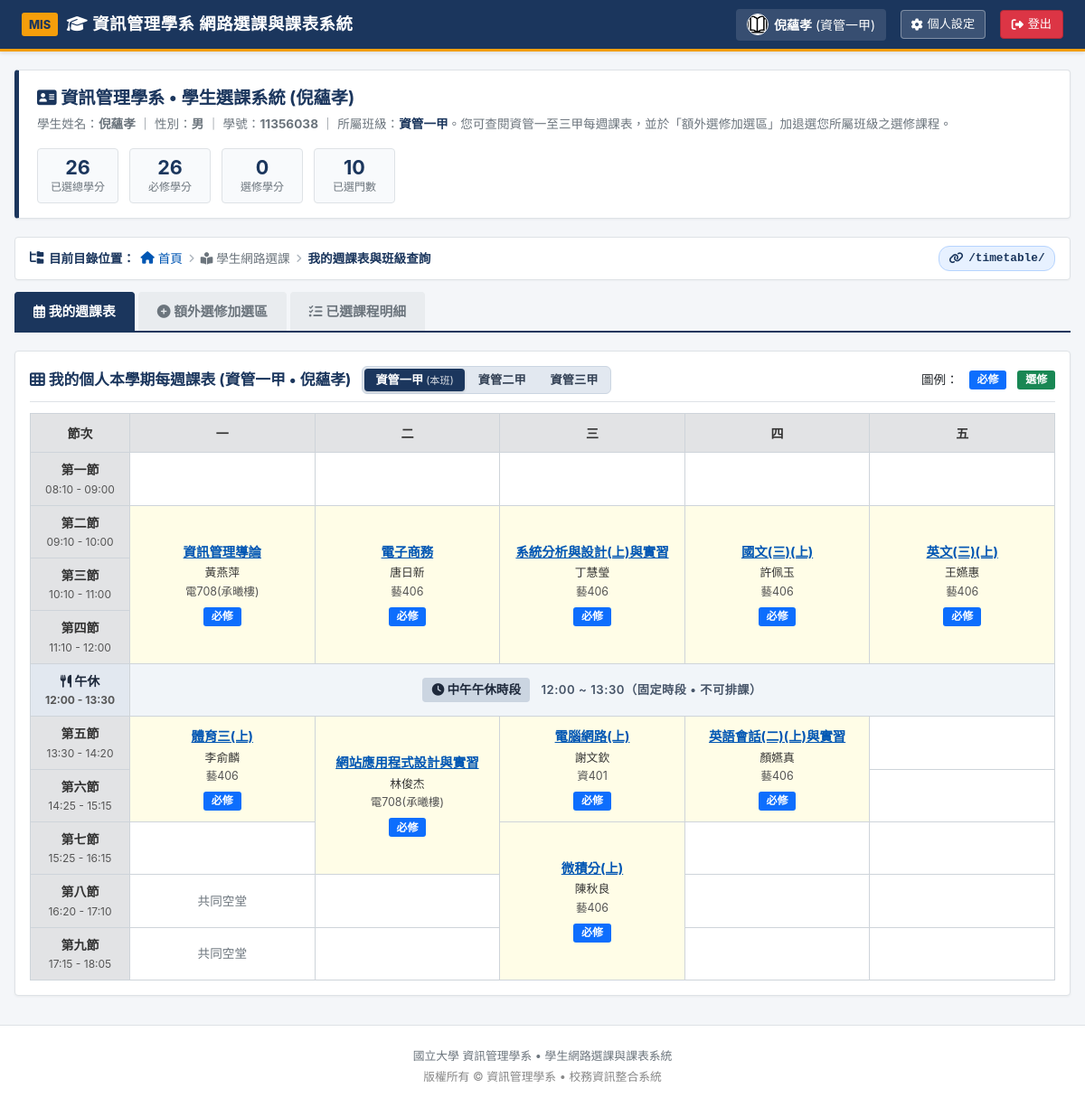
/ (signed in), run on an earlier commit of the app's database.
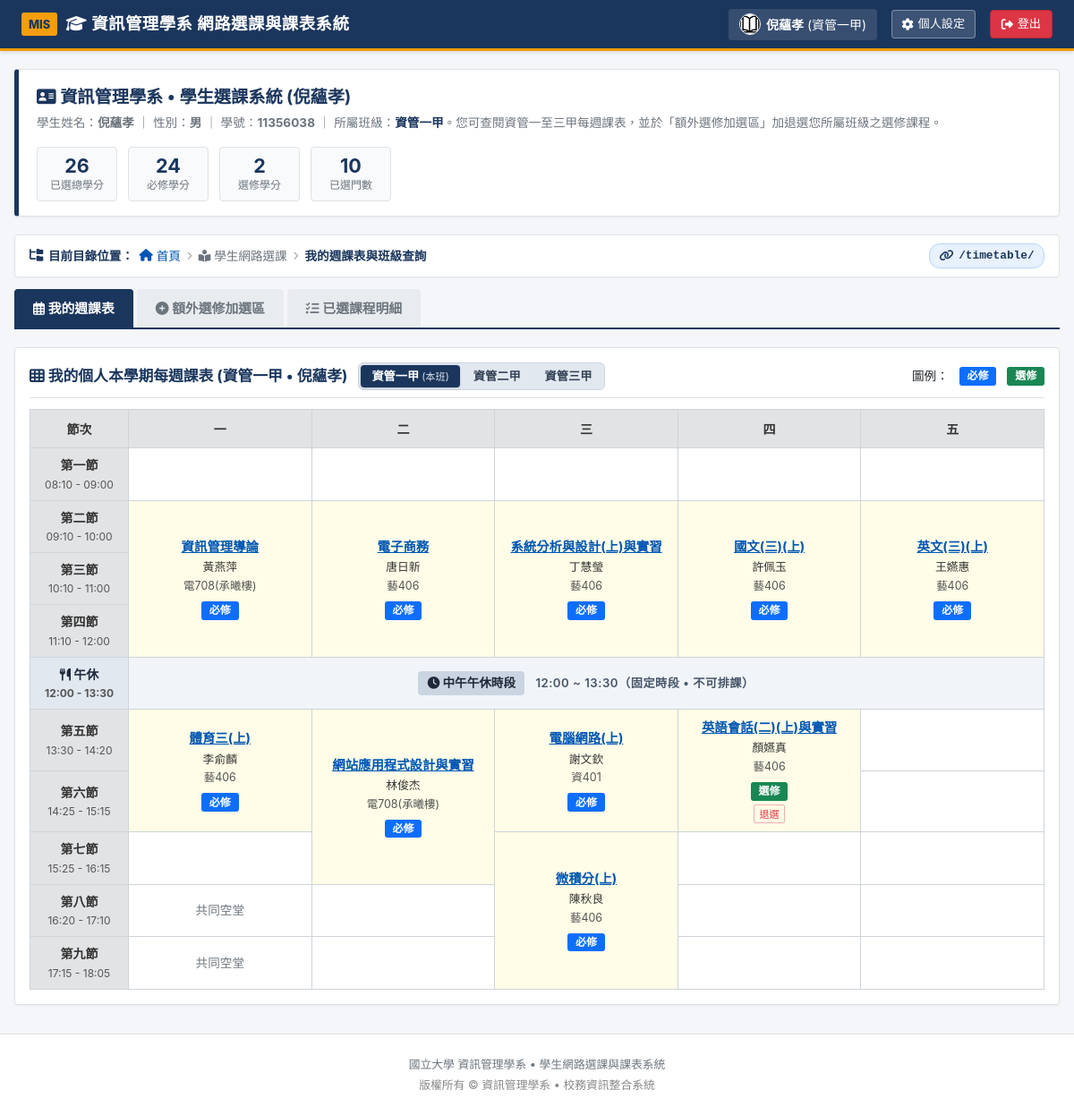
And on a later commit of the database.
### pages/models.py (models this page shows, shortened)
class Course(models.Model):
    CATEGORY_CHOICES = [
        ('REQUIRED', '必修'),
        ('ELECTIVE', '選修'),
    ]
    DAY_CHOICES = [
        (1, '星期一'),
        (2, '星期二'),
        (3, '星期三'),
        (4, '星期四'),
        (5, '星期五'),
    ]
    CLASS_CHOICES = [
        ('資管一甲', '資管一甲'),
        ('資管二甲', '資管二甲'),
        ('資管三甲', '資管三甲'),
        ('ALL', '全系/不限班級'),
    ]
    code = models.CharField(max_length=20, unique=True, verbose_name="課程代碼")
    name = models.CharField(max_length=100, verbose_name="課程名稱")
    teacher = models.CharField(max_length=50, verbose_name="授課教師")
    teacher_user = models.ForeignKey(User, null=True, blank=True, on_delete=models.SET_NULL, related_name='taught_courses', verbose_name="授課教師帳號")
    classroom = models.CharField(max_length=50, verbose_name="上課教室")
    credits = models.PositiveIntegerField(default=2, verbose_name="學分數")
    category = models.CharField(max_length=10, choices=CATEGORY_CHOICES, default='ELECTIVE', verbose_name="課程屬性")
    target_class = models.CharField(max_length=20, choices=CLASS_CHOICES, default='資管一甲', verbose_name="開課班級")
    day_of_week = models.PositiveSmallIntegerField(choices=DAY_CHOICES, default=1, verbose_name="上課星期")
    start_period = models.PositiveSmallIntegerField(default=1, verbose_name="開始節次")
    end_period = models.PositiveSmallIntegerField(default=1, verbose_name="結束節次")
    is_open_for_enrollment = models.BooleanField(default=True, verbose_name="開放學生選修")
    max_students = models.PositiveIntegerField(default=50, verbose_name="選課人數上限")
    description = models.TextField(blank=True, default="", verbose_name="課程描述")
    color_tag = models.CharField(max_length=30, default="indigo", verbose_name="代表顏色")
    class Meta:
        ordering = ['day_of_week', 'start_period', 'code']
        verbose_name = "課程"
        verbose_name_plural = "課程列表"
    @property
    def period_display(self):
        day_str = dict(self.DAY_CHOICES).get(self.day_of_week, '')
        if self.start_period == self.end_period:
            return f"{day_str} 第 {self.start_period} 節"
        return f"{day_str} 第 {self.start_period}~{self.end_period} 節"
    @property
    def current_enrolled_count(self):
        return self.enrollments.count()

### pages/views.py (the view, shortened to what this page needs)
# urls.py: path('', views.index, name='index'),
def index(request, tab=None):
    if not User.objects.filter(username__in=['admin', 'student']).exists() or not Course.objects.exists():
        init_demo_data()
    if not request.user.is_authenticated:
        return redirect('pages:login')
    is_admin = request.user.is_staff or request.user.username == 'admin'
    user_role = getattr(request.user.profile, 'role', 'STUDENT')
    is_teacher = (user_role == 'TEACHER')
    is_student = not is_admin and not is_teacher
    student_class = getattr(request.user.profile, 'student_class', '資管一甲')
    query_tab = request.GET.get('tab')
    if not tab:
        if is_admin:
            active_tab = 'admin_courses'
        elif is_teacher:
            active_tab = 'teacher_courses'
        else:
            active_tab = 'timetable'
    else:
        active_tab = tab
    all_courses = Course.objects.all().select_related('teacher_user').prefetch_related('enrollments__user__profile')
    if is_student:
        user_enrollments = Enrollment.objects.filter(user=request.user).select_related('course')
        enrolled_courses = [e.course for e in user_enrollments]
        enrolled_course_ids = {c.id for c in enrolled_courses}
    else:
        enrolled_courses = []
        enrolled_course_ids = set()
    CLASS_LIST = ['資管一甲', '資管二甲', '資管三甲']
    selected_class = request.GET.get('class_name', '').strip()
    if not selected_class:
        if is_student and student_class in CLASS_LIST:
            selected_class = student_class
        else:
            selected_class = '資管一甲'
    if selected_class not in CLASS_LIST:
        selected_class = '資管一甲'
    timetable = {p['period']: {d['day']: None for d in DAYS_INFO} for p in PERIOD_INFO}
    if is_student and selected_class == student_class:
        courses_to_plot = enrolled_courses
    else:
        courses_to_plot = [c for c in all_courses if c.target_class == selected_class and c.category == 'REQUIRED']
    for course in courses_to_plot:
        day = course.day_of_week
        start_p = course.start_period
        end_p = course.end_period
        span = end_p - start_p + 1
        if start_p in timetable and day in timetable[start_p]:
            timetable[start_p][day] = {
                'type': 'course',
                'course': course,
                'rowspan': span,
                'is_start': True,
            }
            for p in range(start_p + 1, end_p + 1):
                if p in timetable and day in timetable[p]:
                    timetable[p][day] = {'type': 'occupied'}
    elective_courses_data = []
    for c in all_courses:
        is_enrolled = c.id in enrolled_course_ids
        conflict_with = None
        if not is_enrolled and is_student:
            for ec in enrolled_courses:
                if check_time_conflict(c, ec):
                    conflict_with = ec
                    break
        is_class_match = (c.target_class in ['ALL', student_class])
        elective_courses_data.append({
            'course': c,
            'is_enrolled': is_enrolled,
            'is_open': c.is_open_for_enrollment,
            'conflict_with': conflict_with,
            'is_full': c.current_enrolled_count >= c.max_students,
            'target_class': c.target_class,
            'is_class_match': is_class_match,
        })
    total_credits = sum(c.credits for c in enrolled_courses)
    required_credits = sum(c.credits for c in enrolled_courses if c.category == 'REQUIRED')
    elective_credits = sum(c.credits for c in enrolled_courses if c.category == 'ELECTIVE')
    total_courses_count = all_courses.count()
    open_courses_count = all_courses.filter(is_open_for_enrollment=True).count()
    all_teacher_users = User.objects.filter(profile__role='TEACHER').select_related('profile').order_by('username')
    default_teachers = [
        '黃燕萍', '李俞麟', '唐日新', '林俊杰', '丁慧瑩',
        '謝文欽', '陳秋良', '許佩玉', '顏嬿真', '王嬿惠',
        '葉明貴', '郭怡君', '陳麒文'
    ]
    db_teachers = list(Course.objects.values_list('teacher', flat=True).distinct())
    teacher_user_names = list(all_teacher_users.values_list('first_name', flat=True))
    teachers_list = sorted(list({t.strip() for t in (default_teachers + db_teachers + teacher_user_names) if t and t.strip()}))
    teacher_courses = []
    students_list = []
    teachers_admin_list = []
    context = {
        'is_admin': is_admin,
        'is_teacher': is_teacher,
        'is_student': is_student,
        'student_class': student_class,
        'class_list': CLASS_LIST,
        'selected_class': selected_class,
        'period_info': PERIOD_INFO,
        'days_info': DAYS_INFO,
        'timetable': timetable,
        'all_courses': all_courses,
        'enrolled_courses': enrolled_courses,
        'elective_courses_data': elective_courses_data,
        'teacher_courses': teacher_courses,
        'total_credits': total_credits,
        'required_credits': required_credits,
        'elective_credits': elective_credits,
        'course_count': len(enrolled_courses),
        'total_courses_count': total_courses_count,
        'open_courses_count': open_courses_count,
        'teachers_list': teachers_list,
        'all_teacher_users': all_teacher_users,
        'teachers_admin_list': teachers_admin_list,
        'students_list': students_list,
        'tab': active_tab,
    }
    return render(request, 'index.html', context)

### pages/models.py (called while the page is built)
    @property
    def avatar_url(self):
        if self.avatar:
            try:
                return self.avatar.url
            except Exception:
                pass
        return '/static/image/preview.webp'

### pages/views.py (called while the page is built)
def check_time_conflict(course_a, course_b):
    if course_a.id == course_b.id:
        return False
    if course_a.day_of_week != course_b.day_of_week:
        return False
    return max(course_a.start_period, course_b.start_period) <= min(course_a.end_period, course_b.end_period)

### templates/index.html (shortened to what the changed rows need)
{% extends 'base.html' %}
{% load static %}
{% block content %}
<div class="info-header-card">
    <div class="info-stats-row">
        {% if is_admin %}
            <div class="info-stat-box">
                <div class="info-stat-value">{{ total_courses_count }}</div>
                <div class="info-stat-label">總開設課程</div>
            </div>
            <div class="info-stat-box" style="border-left: 3px solid var(--success);">
                <div class="info-stat-value" style="color: var(--success);">{{ open_courses_count }}</div>
                <div class="info-stat-label">開放選修中</div>
            </div>
            <div class="info-stat-box">
                <div class="info-stat-value">{{ teachers_admin_list|length }}</div>
                <div class="info-stat-label">教師帳號數</div>
            </div>
            <div class="info-stat-box">
                <div class="info-stat-value">{{ students_list|length }}</div>
                <div class="info-stat-label">學生總人數</div>
            </div>
        {% else %}
            <div class="info-stat-box">
                <div class="info-stat-value">{{ total_credits }}</div>
                <div class="info-stat-label">已選總學分</div>
            </div>
            <div class="info-stat-box">
                <div class="info-stat-value">{{ required_credits }}</div>
                <div class="info-stat-label">必修學分</div>
            </div>
            <div class="info-stat-box">
                <div class="info-stat-value">{{ elective_credits }}</div>
                <div class="info-stat-label">選修學分</div>
            </div>
            <div class="info-stat-box">
                <div class="info-stat-value">{{ course_count }}</div>
                <div class="info-stat-label">已選門數</div>
            </div>
        {% endif %}
    </div>
</div>
<div class="tab-pane" id="pane-tab-timetable" {% if tab != 'timetable' %}style="display: none;"{% endif %}>
    <div class="timetable-container">
        <div style="overflow-x: auto;">
            <table class="timetable-table">
                <thead>
                    <tr>
                        <th class="period-head-col">節次</th>
                        {% for day in days_info %}
                            <th>{{ day.name }}</th>
                        {% endfor %}
                    </tr>
                </thead>
                <tbody>
                    {% for p in period_info %}
                        {% if p.period == 5 %}
                        <tr class="lunch-break-row">
                            <td class="period-cell lunch-period-cell">
                                <div class="period-name"><i class="fa-solid fa-utensils"></i> 午休</div>
                                <div class="period-time-range">12:00 - 13:30</div>
                            </td>
                            <td colspan="5" class="lunch-break-cell">
                                <span class="lunch-tag"><i class="fa-solid fa-clock"></i> 中午午休時段</span>
                                <span class="lunch-desc">12:00 ~ 13:30（固定時段 • 不可排課）</span>
                            </td>
                        </tr>
                        {% endif %}
                        <tr>
                            <td class="period-cell">
                                <div class="period-name">{{ p.name }}</div>
                                <div class="period-time-range">{{ p.time }}</div>
                            </td>
                            {% for day in days_info %}
                                {% with p_num=p.period d_num=day.day %}
                                    {% for slot_p, days_dict in timetable.items %}
                                        {% if slot_p == p_num %}
                                            {% for slot_d, cell in days_dict.items %}
                                                {% if slot_d == d_num %}
                                                    {% if cell.type == 'course' %}
                                                        <td rowspan="{{ cell.rowspan }}" class="course-cell-filled">
                                                            <div class="course-cell-title"
                                                                 onclick="openCourseDetailModal('{{ cell.course.name|escapejs }}', '{{ cell.course.code }}', '{{ cell.course.teacher }}', '{{ cell.course.classroom }}', '{{ cell.course.credits }}', '{{ cell.course.get_category_display }}', '{{ cell.course.period_display }}', '{{ cell.course.description|escapejs }}', '{{ cell.course.is_open_for_enrollment }}')">
                                                                {{ cell.course.name }}
                                                            </div>
                                                            <div class="course-cell-teacher">{{ cell.course.teacher }}</div>
                                                            <div class="course-cell-room">{{ cell.course.classroom }}</div>
                                                            <div>
                                                                <span class="badge-tag {% if cell.course.category == 'REQUIRED' %}badge-required{% else %}badge-elective{% endif %}">
                                                                    {{ cell.course.get_category_display }}
                                                                </span>
                                                            </div>
                                                            {% if not is_admin and cell.course.category == 'ELECTIVE' %}
                                                                <form action="{% url 'pages:drop_course' cell.course.id %}" method="POST" onsubmit="return confirm('確定要退選【{{ cell.course.name }}】嗎？');">
                                                                    <button type="submit" class="btn-timetable-drop" title="退選此課程">
                                                                        退選
                                                                    </button>
                                                                </form>
                                                            {% endif %}
                                                        </td>
                                                    {% elif cell.type == 'occupied' %}
                                                    {% else %}
                                                        <td class="empty-cell">
                                                        </td>
                                                    {% endif %}
                                                {% endif %}
                                            {% endfor %}
                                        {% endif %}
                                    {% endfor %}
                                {% endwith %}
                            {% endfor %}
                        </tr>
                    {% endfor %}
                </tbody>
            </table>
        </div>
    </div>
</div>
{% endblock %}

What changed in the data, as far as the page shows it:
changed Course "英語會話(二)(上)與實習": category "REQUIRED" → "ELECTIVE" (drawn); course.category "必修" → "選修"
Also different on the page:
{{ required_credits }}: "26" → "24"
{{ elective_credits }}: "0" → "2"
new list line: "退選"
